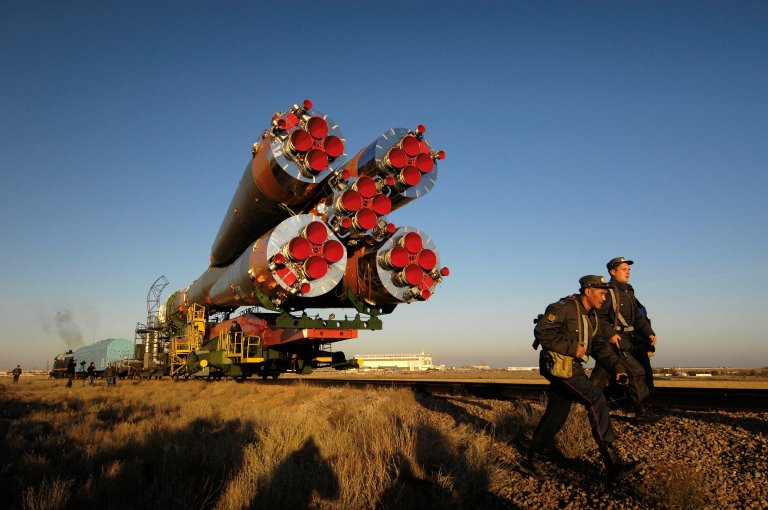
#> input picture data/in/rocket.jpg, 768 x 510 px
$ python plot_contours.py
#> lines starting #> are read from the running program, lines starting #| are printed output that depends on the picture
"""
===============
Contour finding
===============

We use a marching squares method to find constant valued contours in an image.
In ``skimage.measure.find_contours``, array values are linearly interpolated
to provide better precision of the output contours. Contours which intersect
the image edge are open; all others are closed.

The `marching squares algorithm
<http://www.essi.fr/~lingrand/MarchingCubes/algo.html>`__ is a special case of
the marching cubes algorithm (Lorensen, William and Harvey E. Cline. Marching
Cubes: A High Resolution 3D Surface Construction Algorithm. Computer Graphics
(SIGGRAPH 87 Proceedings) 21(4) July 1987, p. 163-170).

"""

# http://scikit-image.org/docs/dev/auto_examples/edges/plot_contours.html#sphx-glr-auto-examples-edges-plot-contours-py

import matplotlib.pyplot as plt
import os

import numpy as np

from skimage import color
from skimage import exposure
from skimage import io
from skimage import measure


data_in_dir = './data/in'
filename = os.path.join(data_in_dir, 'rocket.jpg')
image = io.imread(filename)
#> image is the input picture: shape (510, 768, 3); mean R, G, B 90, 94.4, 102.3

# convert image to grayscale
# https://stackoverflow.com/questions/27026866/convert-an-image-to-2d-array-in-python#27028142
gray_image = color.rgb2gray(image)
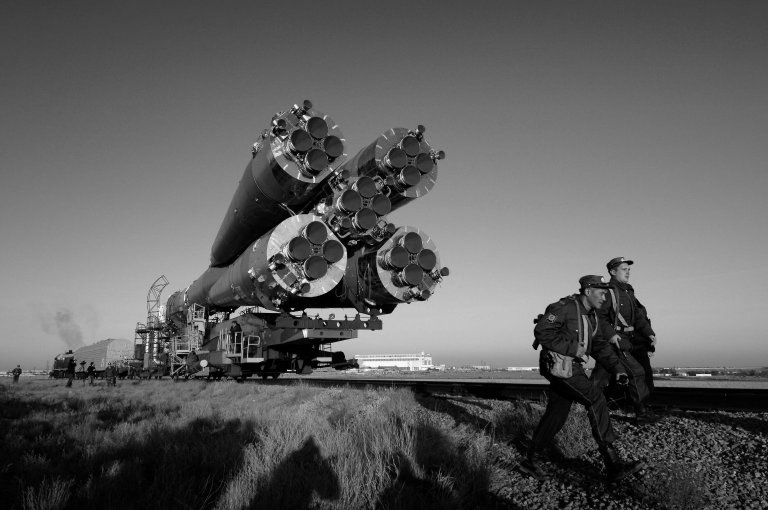
#> gray_image: shape (510, 768) float64; min 0, max 0.984, mean 0.369
print('gray_image')
print(gray_image)
#> (printed output is left out)

# Stretch contrast
# http://scikit-image.org/docs/dev/user_guide/transforming_image_data.html
v_min, v_max = np.percentile(gray_image, (0.2, 99.8))
#> v_min = 0.00198; v_max = 0.855
better_contrast = exposure.rescale_intensity(gray_image, in_range=(v_min, v_max))
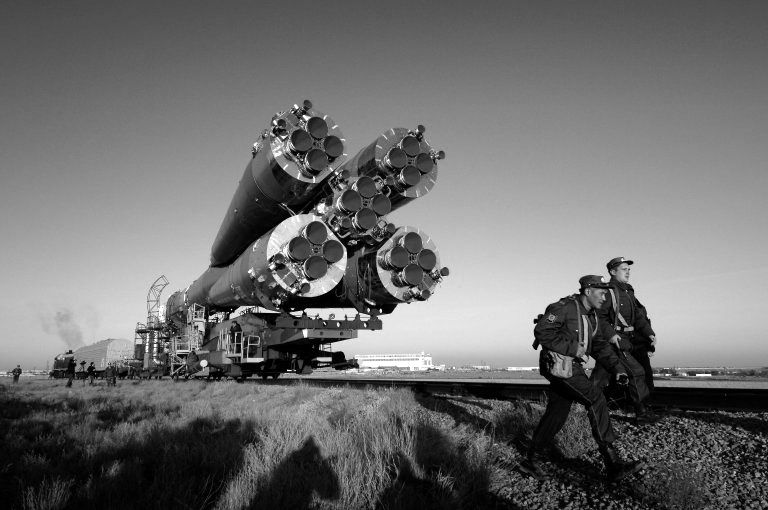
#> better_contrast: shape (510, 768) float64; min 0, max 1, mean 0.43

# Find contours at a constant level
# http://scikit-image.org/docs/0.8.0/api/skimage.measure.find_contours.html
# ~ optimize level for rocket nozzle contours - adjusted by manual iteration trial and error
level = 0.28
# fully_connected default is low
fully_connected = 'low'
contours = measure.find_contours(better_contrast, level, fully_connected)
#> contours = 1957 point arrays, longest 4725 points

# Display the processed image and plot all contours found
fig, ax = plt.subplots()
# ax.imshow(image)
ax.imshow(better_contrast, interpolation='nearest', cmap=plt.cm.gray)

for n, contour in enumerate(contours):
    ax.plot(contour[:, 1], contour[:, 0], linewidth=2)
#> this loop made 1957 passes
#> contour on pass 5: [[0, 55.45], [0.548, 56], [0, 56.55]]

ax.axis('image')
ax.set_xticks([])
ax.set_yticks([])
plt.show()
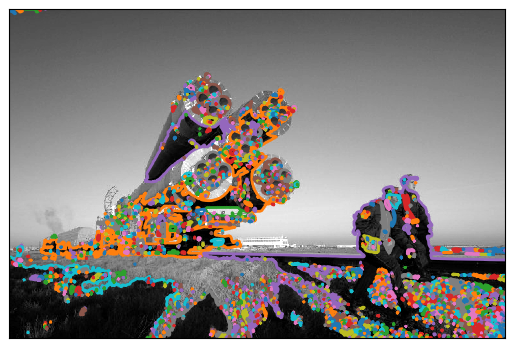
#> figure drawn by matplotlib, 1 panel

$ run again, with data/in/obama.jpg copied over data/in/rocket.jpg
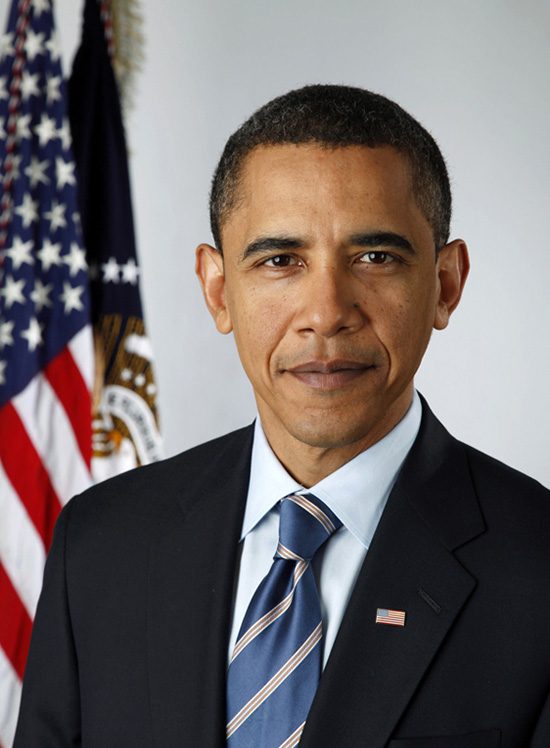
#> input picture data/in/obama.jpg, 550 x 748 px
#> image is the input picture: shape (748, 550, 3); mean R, G, B 113.8, 105.8, 105.7
#> `gray_image = color.rgb2gray(image)`:
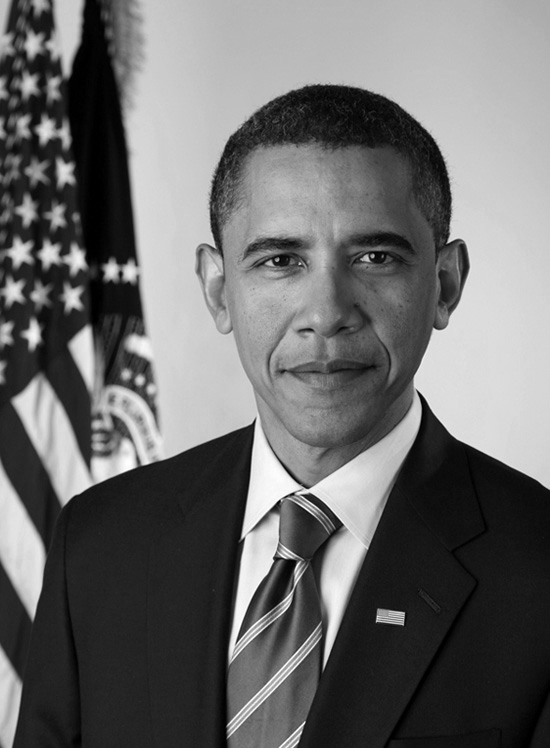
#> gray_image: shape (748, 550) float64; min 0, max 0.999, mean 0.422
#> (printed output is left out)
#> v_min = 0; v_max = 0.969
#> contours = 330 point arrays, longest 2373 points
#> `plt.show()`:
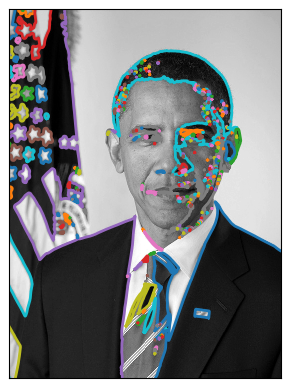
#> figure drawn by matplotlib, 1 panel

$ run again, with data/in/swordfish.jpg copied over data/in/rocket.jpg
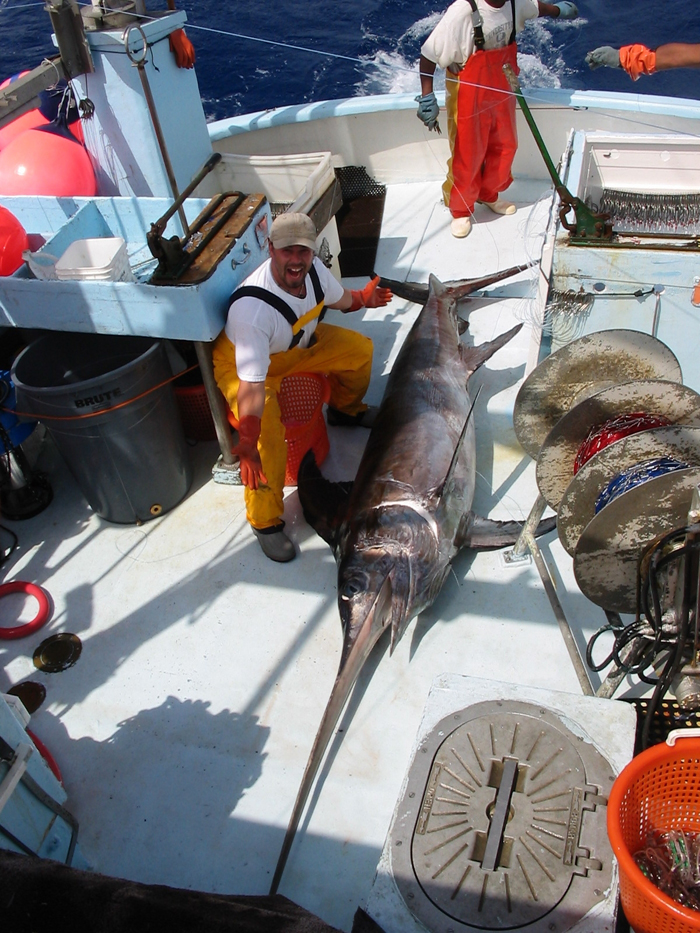
#> input picture data/in/swordfish.jpg, 700 x 933 px
#> image is the input picture: shape (933, 700, 3); mean R, G, B 122, 117.1, 119.7
#> `gray_image = color.rgb2gray(image)`:
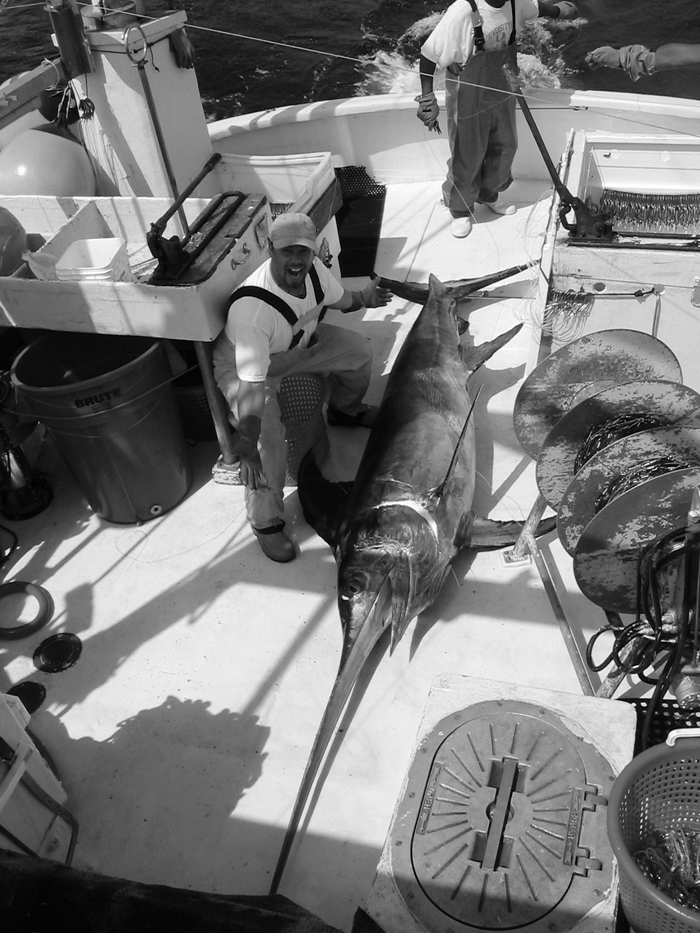
#> gray_image: shape (933, 700) float64; min 0, max 1, mean 0.464
#> (printed output is left out)
#> v_min = 0.0157; v_max = 0.973
#> contours = 1978 point arrays, longest 3087 points
#> the loop `for n, contour in enumerate(contours):` made 1978 passes
#> contour on pass 17: [[0, 555.2], [0.342, 555], [0, 554.8]]
#> `plt.show()`:
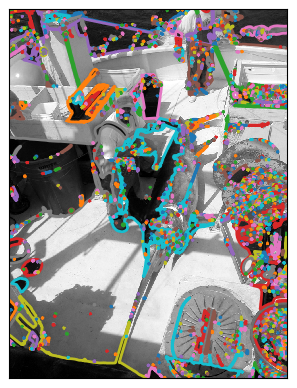
#> figure drawn by matplotlib, 1 panel
